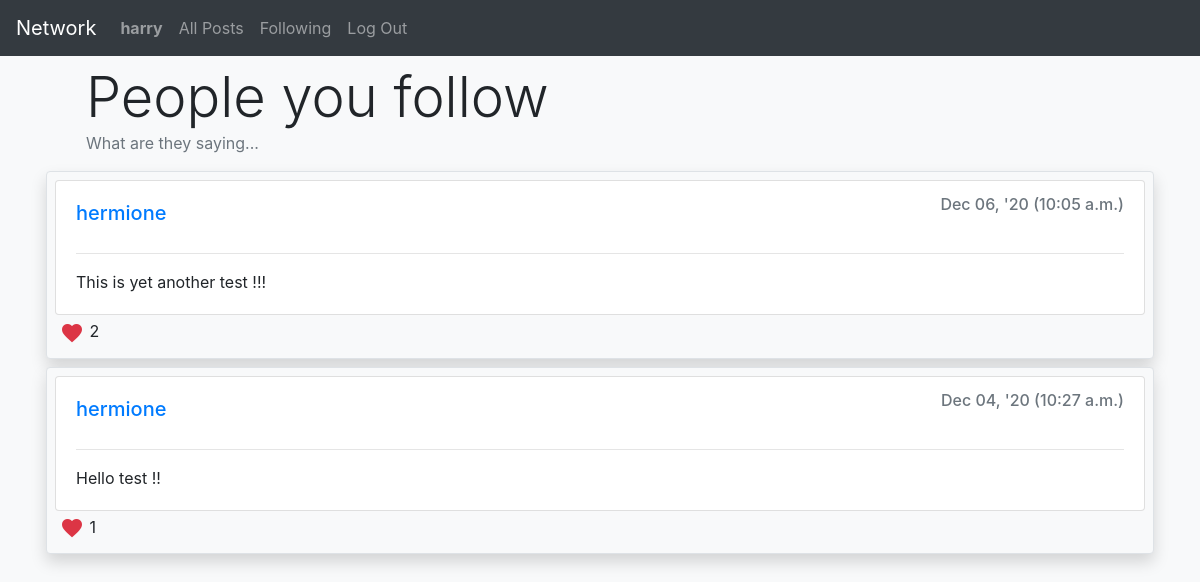
Page /profile/5/following_list (signed in) on the committed database.
### network/models.py (models this page shows, shortened)
class User(AbstractUser):
    pass

class Post(models.Model):
    user = models.ForeignKey(
        User,
        on_delete=models.CASCADE
    )
    timestamp = models.DateTimeField(
        auto_now_add=True
    )
    content = models.CharField(
        max_length=240
    )
    likes = models.ManyToManyField (
        User,
        blank=True,
        related_name="post_likes"
    )

### network/views.py (the view)
# urls.py: path("profile/<str:user_id>/following_list", views.following_list, name="following"),
@login_required
def following_list(request, user_id):
    target_profile = get_profile(user_id)
    if target_profile == 404:
        return render(request, 'network/profile.html', {
            'message': USER_NOT_FOUND
        })
    target_profile_following = target_profile.following.all()
    following_posts = Post.objects.filter(
        user__in=target_profile_following
        )
    following_posts = following_posts.order_by('-timestamp')
    page = request.GET.get('page', 1)
    posts = paginate_posts(following_posts, page)
    return render(request, 'network/following.html', {
        'profile': target_profile,
        'posts': posts
    })

### network/templatetags/network_tags.py (called while the page is built)
@register.simple_tag
def is_liked(user, post_id):
    liked = Post.objects.get(pk=post_id).likes.filter(id=user)
    if len(liked) == 0:
        return False
    else:
        return True

### network/util.py (called while the page is built)
def paginate_posts(queryset, page):
    per_page = 10
    paginator = Paginator(queryset, per_page)
    try:
        posts = paginator.page(page)
    except PageNotAnInteger:
        posts = paginator.page(1)
    except EmptyPage:
        posts = paginator.page(paginator.num_pages)
    return posts

def get_profile(user_id):
    try:
        profile = Profile.objects.get(user=user_id)
    except ObjectDoesNotExist:
        return 404
    return profile

### network/templates/network/following.html
{% extends "network/layout.html" %}
{% load static %}
{% block body %}
    <div class="container px-5 display-4">People you follow</div>
    {% if profile.following.count is 0 %}
        <div class="px-5 alert alert-info">
            Your following list is empty !
        </div>
    {% else %}
        <p class="text-muted px-5 mb-2">What are they saying...</p>
        {% include "network/posts_template.html" %}
    {% endif %}
{% endblock %}

### network/templates/network/layout.html (shortened to what this page needs)
{% load static %}
<!DOCTYPE html>
<html lang="en">
    <head>
        <link rel="stylesheet" href="https://stackpath.bootstrapcdn.com/bootstrap/4.4.1/css/bootstrap.min.css">
        <link href="{% static 'network/styles.css' %}" rel="stylesheet">
    </head>
    <body class="bg-light">
        <nav class="navbar navbar-expand-lg navbar-dark bg-dark">
            <a class="navbar-brand" href="{% url 'index' %}">Network</a>
            <div id="navbarMenu" class="collapse navbar-collapse">
              <ul class="navbar-nav mr-auto">
                {% if user.is_authenticated %}
                    <li class="nav-item">
                        <a class="nav-link" href="{% url 'profile' user.id %}"><strong>{{ user.username }}</strong></a>
                    </li>
                {% endif %}
                <li class="nav-item">
                  <a class="nav-link" href="{% url 'index' %}">All Posts</a>
                </li>
                {% if user.is_authenticated %}
                    <li class="nav-item">
                        <a class="nav-link" href="{% url 'following' user.id %}">Following</a>
                    </li>
                    <li class="nav-item">
                        <a class="nav-link" href="{% url 'logout' %}">Log Out</a>
                    </li>
                {% endif %}
              </ul>
            </div>
          </nav>
        <div class="body container p-2">
            {% block body %}
            {% endblock %}
        </div>
    </body>
</html>

### network/templates/network/posts_template.html (shortened to what this page needs)
{% load static %}
{% load network_tags %}
<div class="container p-2 mb-2" id="posts-section">
    {% for post in posts %}
        <div class="containe bg-light border shadow rounded p-2 mb-2">
            <div class="card">
                <div class="card-body position-relative">
                    <div class="d-flex justify-content-between">
                        <h5 class="card-title">
                            <a href="{% url 'profile' post.user.id %}">{{post.user}}</a>
                        </h5>
                        <h6 class="card-subtitle mb-2 text-muted float-right">{{post.timestamp | date:"M d, 'y (g:i a)"}}</h6>
                    </div>
                    <hr>
                    <p id="post-{{post.id}}" class="card-text">
                        <span id="hide-{{post.id}}">{{post.content}}</span>
                    </p>
                </div>
            </div>
            <div class="container p-1">
                {% if user.id is not post.user.id %}
                    {% is_liked user.id post.id as liked_by_user %}
                    {% if liked_by_user %}
                        <button data-post_id="{{post.id}}" data-liked="true" class="like p-0 btn btn-sm text-danger material-icons">favorite</button>
                        <span id="likes-{{post.id}}" class="mr-5">{{post.likes.count}}</span>
                    {% else %}
                        <button data-post_id="{{post.id}}" data-liked="false" class="like p-0 btn btn-sm text-danger material-icons">favorite_border</button>
                        <span id="likes-{{post.id}}" class="mr-5">{{post.likes.count}}</span>
                    {% endif %}
                {% else %}
                    <button data-post_id="{{post.id}}" class="p-0 btn btn-sm text-info material-icons own-like" disabled>favorite</button>
                    <span id="likes-{{post.id}}" class="mr-5">{{post.likes.count}}</span>
                {% endif %}
            </div>
        </div>
    {% endfor %}
</div>

### rows in the picture
User: username "harry"
Post: user "hermione", timestamp "Dec 06, '20 (10:05 a.m.)", content "This is yet another test !!!", likes.count "2"
Post: user "hermione", timestamp "Dec 04, '20 (10:27 a.m.)", content "Hello test !!", likes.count "1"
